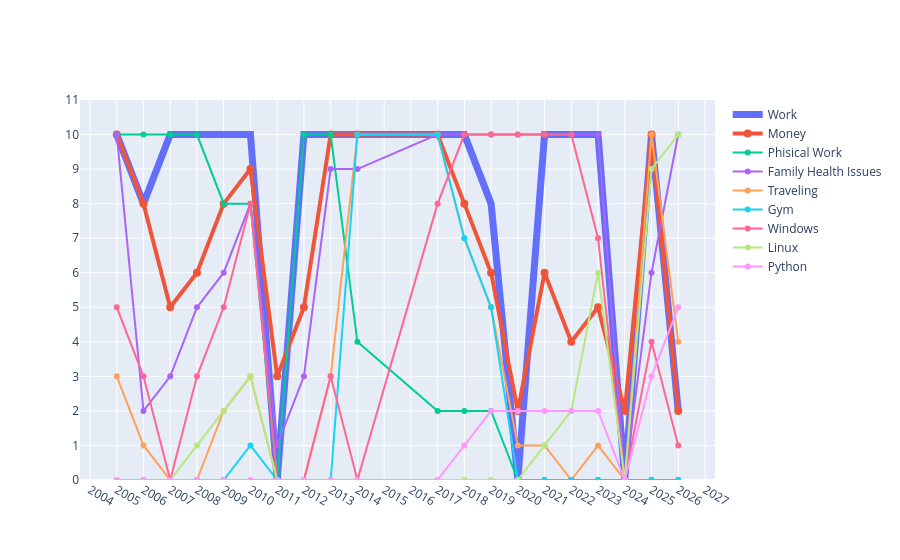

Notebook cell for this chart:
### Code cell
fig = go.Figure()
fig.add_trace(go.Scatter(
    x=year,
    y=work,
    mode="lines+markers",
    line=dict(width=7),  # thinner/normal
    marker=dict(size=4),
    name="Work"
    ))
fig.add_trace(go.Scatter(
    x=year,
    y=money,
    mode="lines+markers",
    line=dict(width=4),  # thinner/normal
    marker=dict(size=8),
    name="Money"
    ))


fig.add_trace(go.Scatter(
    x = year,
    y = physical_work,
    mode = "lines+markers",
    name = "Phisical Work"
))


fig.add_trace(go.Scatter(
    x = year,
    y = family,
    mode = "lines+markers",
    name = "Family Health Issues"
))

fig.add_trace(go.Scatter(
    x = year,
    y = traveling,
    mode = "lines+markers",
    name = "Traveling"
))


fig.add_trace(go.Scatter(
    x = year,
    y = gym,
    mode = "lines+markers",
    name = "Gym"
))

fig.add_trace(go.Scatter(
    x = year,
    y = windows,
    mode = "lines+markers",
    name = "Windows"
))

fig.add_trace(go.Scatter(
    x = year,
    y = linux,
    mode = "lines+markers",
    name = "Linux"
))

fig.add_trace(go.Scatter(
    x = year,
    y = python,
    mode = "lines+markers",
    name = "Python"
))



fig.update_layout(
    yaxis=dict(type="linear", range=[0, 11], autorange=False, dtick=1),
    xaxis=dict(tickmode="linear")
)

fig.show()

### Figure 1 — Plotly figure (JSON) as saved in the notebook; plotly's stock layout.template omitted (floating-point values rounded to 4 significant figures)
{"data": [{"line": {"width": 7}, "marker": {"size": 4}, "mode": "lines+markers", "name": "Work", "type": "scatter", "x": [2005, 2006, 2007, 2008, 2009, 2010, 2011, 2012, 2013, 2014, 2017, 2018, 2019, 2020, 2021, 2022, 2023, 2024, 2025, 2026], "y": [10, 8, 10, 10, 10, 10, 0, 10, 10, 10, 10, 10, 8, 0, 10, 10, 10, 0, 10, 2]}, {"line": {"width": 4}, "marker": {"size": 8}, "mode": "lines+markers", "name": "Money", "type": "scatter", "x": [2005, 2006, 2007, 2008, 2009, 2010, 2011, 2012, 2013, 2014, 2017, 2018, 2019, 2020, 2021, 2022, 2023, 2024, 2025, 2026], "y": [10, 8, 5, 6, 8, 9, 3, 5, 10, 10, 10, 8, 6, 2, 6, 4, 5, 2, 10, 2]}, {"mode": "lines+markers", "name": "Phisical Work", "type": "scatter", "x": [2005, 2006, 2007, 2008, 2009, 2010, 2011, 2012, 2013, 2014, 2017, 2018, 2019, 2020, 2021, 2022, 2023, 2024, 2025, 2026], "y": [10, 10, 10, 10, 8, 8, 0, 10, 10, 4, 2, 2, 2, 0, 0, 0, 0, 0, 0, 0]}, {"mode": "lines+markers", "name": "Family Health Issues", "type": "scatter", "x": [2005, 2006, 2007, 2008, 2009, 2010, 2011, 2012, 2013, 2014, 2017, 2018, 2019, 2020, 2021, 2022, 2023, 2024, 2025, 2026], "y": [10, 2, 3, 5, 6, 8, 1, 3, 9, 9, 10, 10, 10, 10, 10, 10, 10, 0, 6, 10]}, {"mode": "lines+markers", "name": "Traveling", "type": "scatter", "x": [2005, 2006, 2007, 2008, 2009, 2010, 2011, 2012, 2013, 2014, 2017, 2018, 2019, 2020, 2021, 2022, 2023, 2024, 2025, 2026], "y": [3, 1, 0, 0, 2, 3, 0, 0, 3, 10, 10, 7, 5, 1, 1, 0, 1, 0, 10, 4]}, {"mode": "lines+markers", "name": "Gym", "type": "scatter", "x": [2005, 2006, 2007, 2008, 2009, 2010, 2011, 2012, 2013, 2014, 2017, 2018, 2019, 2020, 2021, 2022, 2023, 2024, 2025, 2026], "y": [0, 0, 0, 0, 0, 1, 0, 0, 0, 10, 10, 7, 5, 0, 0, 0, 0, 0, 0, 0]}, {"mode": "lines+markers", "name": "Windows", "type": "scatter", "x": [2005, 2006, 2007, 2008, 2009, 2010, 2011, 2012, 2013, 2014, 2017, 2018, 2019, 2020, 2021, 2022, 2023, 2024, 2025, 2026], "y": [5, 3, 0, 3, 5, 8, 0, 0, 3, 0, 8, 10, 10, 10, 10, 10, 7, 0, 4, 1]}, {"mode": "lines+markers", "name": "Linux", "type": "scatter", "x": [2005, 2006, 2007, 2008, 2009, 2010, 2011, 2012, 2013, 2014, 2017, 2018, 2019, 2020, 2021, 2022, 2023, 2024, 2025, 2026], "y": [0, 0, 0, 1, 2, 3, 0, 0, 0, 0, 0, 0, 0, 0, 1, 2, 6, 0, 9, 10]}, {"mode": "lines+markers", "name": "Python", "type": "scatter", "x": [2005, 2006, 2007, 2008, 2009, 2010, 2011, 2012, 2013, 2014, 2017, 2018, 2019, 2020, 2021, 2022, 2023, 2024, 2025, 2026], "y": [0, 0, 0, 0, 0, 0, 0, 0, 0, 0, 0, 1, 2, 2, 2, 2, 2, 0, 3, 5]}], "layout": {"xaxis": {"tickmode": "linear"}, "yaxis": {"autorange": false, "dtick": 1, "range": [0, 11], "type": "linear"}}}
